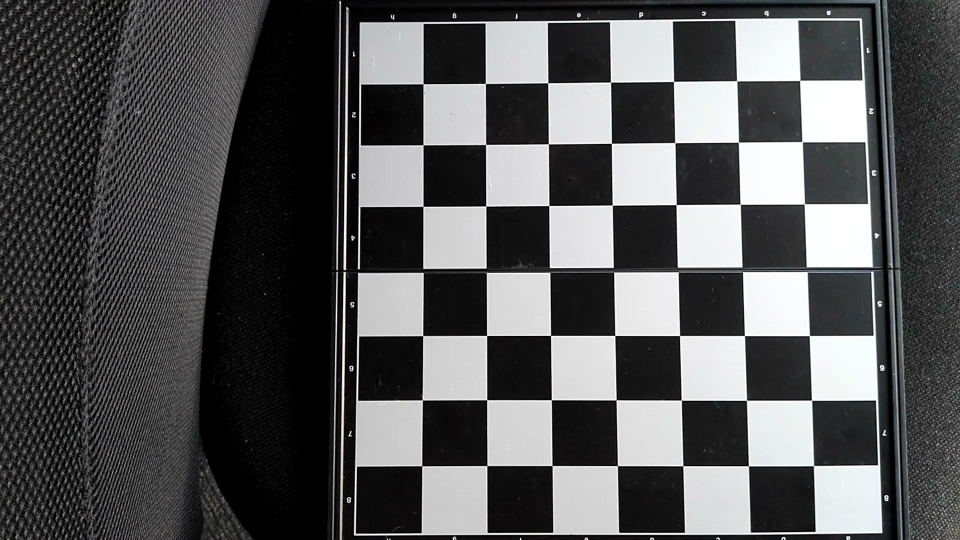
%> input picture Code/image/second/00.JPG, 1920 x 1080 px (shown at 1/2 size)
$ octave test_picture.m   (GNU Octave 9; MATLAB toolbox functions it lacks are replaced by stand-ins)
%> lines starting %> are read from the running program, lines starting %| are printed output that depends on the picture
### Code/get_location.m
function [loc_y,loc_x]=get_location(I)
%clc;clear;
%I=imread('image\test\original.jpg');
for i=1:3
    I(:,:,i)=medfilt2(I(:,:,i),[7,7]);
end
I=rgb2gray(I);
I=im2double(I);
loc_x=[];
loc_y=[];
C = corner(I,400);
[height,width]=size(I);
corner_image=zeros(height,width);
%hold on
corners_record=[];
for i = 1: size(C,1)
    radius = 30;
    if C(i,2) < radius+1 || C(i,2)>size(I,1)-radius || C(i,1) < radius+1 || C(i,1) >size(I,2)-radius
        continue;
    end
    up_left = sum(sum(I(C(i,2)-radius:C(i,2),C(i,1)-radius:C(i,1))));
    up_right = sum(sum(I(C(i,2):C(i,2)+radius,C(i,1)-radius:C(i,1))));
    lo_left = sum(sum(I(C(i,2)-radius:C(i,2),C(i,1):C(i,1)+radius)));
    lo_right = sum(sum(I(C(i,2):C(i,2)+radius,C(i,1):C(i,1)+radius)));
    Corner_Haar(i) = up_left+lo_right-up_right-lo_left;
    if abs(Corner_Haar(i))>800
        %plot(C(i,1),C(i,2),'* g');
        corners_record=[corners_record;C(i,1),C(i,2)];
    end
end
%find the left_top
xy_total=corners_record(:,2)+corners_record(:,1);
left_top_index= find(  xy_total==min(xy_total));
left_top=corners_record( left_top_index,:);
%find the left_bottom
xy_total=height-corners_record(:,2)+corners_record(:,1);
left_bottom_index= find(  xy_total==min(xy_total));
left_bottom=corners_record( left_bottom_index,:);
%find the right_top
xy_total=corners_record(:,2)+width-corners_record(:,1);
right_top_index= find(  xy_total==min(xy_total));
right_top=corners_record( right_top_index,:);
%find the right_bottom
xy_total=height-corners_record(:,2)+width-corners_record(:,1);
right_bottom_index= find(  xy_total==min(xy_total));
right_bottom=corners_record( right_bottom_index,:);

% [6 lines of commented-out code are left out]
width_each_block=(right_bottom(1,1)-left_bottom(1,1))/6;
% [5 lines of commented-out code are left out]
new_x=round(left_top(1,1)-(right_bottom(1,1)- left_top(1,1))/6);
new_y=round(left_top(1,2)-(right_bottom(1,2)- left_top(1,2))/6);
loc_x=[loc_x,new_x];
loc_y=[loc_y,new_y];
%plot(new_x,new_y,'* g');
for j=0:6
    new_x=round( j/6*right_bottom(1,1)+((6-j)/6)* left_top(1,1));
    new_y=round( j/6*right_bottom(1,2)+((6-j)/6)* left_top(1,2));
    loc_x=[loc_x, new_x];
    loc_y=[loc_y, new_y];
    %plot(new_x,new_y,'* g');
end


% [4 lines of commented-out code are left out]


end

### Code/show_move.m
function occupy=show_move(I,x_loc , y_loc)
    %clc;clear;
    %I = imread('..\pic\white_move.jpg');
    I1=rgb2gray(I);
    %x_loc=[294,384,474,564,654,744,834,924];
    %y_loc=[111,201,291,379,469,561,650,740];

    x_diff=(x_loc(8)-x_loc(1))/7;
    y_diff=(y_loc(8)-y_loc(1))/7;
    %threshold
    th=50;
    high_ratio=0.7;
    low_ratio=0.2;
    %occupy shows whether there is a piece on the node
    occupy=zeros(8,8);
    for x=1:8
        for y=1:8
            if max(max(I1(x_loc(x)+round(x_diff*low_ratio):x_loc(x)+round(x_diff*high_ratio),...
                    y_loc(y)+round(y_diff*low_ratio):y_loc(y)+round(y_diff*high_ratio))))-...
                    min(min(I1(x_loc(x)+round(x_diff*low_ratio):x_loc(x)+round(x_diff*high_ratio),...
                    y_loc(y)+round(y_diff*low_ratio):y_loc(y)+round(y_diff*high_ratio))))>th
                I(x_loc(x)+round(x_diff*low_ratio):x_loc(x)+round(x_diff*high_ratio),...
                    y_loc(y)+round(y_diff*low_ratio):y_loc(y)+round(y_diff*high_ratio),3)=255;
                I(x_loc(x)+round(x_diff*low_ratio):x_loc(x)+round(x_diff*high_ratio),...
                    y_loc(y)+round(y_diff*low_ratio):y_loc(y)+round(y_diff*high_ratio),2)=5;
                occupy(x,y)=1;
            end
        end
    end
    %imshow(I)
end

### Code/DrawBoard.m
function [ Board ] = DrawBoard
Board = zeros(640,640,3);
for i = 1:8
    for j = 1:8
        s = i+j;
        if mod(s,2) == 0
            Board((i-1)*80+1:i*80,(j-1)*80+1:j*80,:) = 1;
        end
    end
end

end

### Code/Initialize.m
function [ Board,Player ] = Initialize
Board = zeros(8,8);

Board(2,:) = 6;
Board(7,:) = 6;

Board(1:7:8,1:7:8) = 1;

Board(1:7:8,2:5:7) = 2;

Board(1:7:8,3:3:6) = 3;

Board(1,4) = 4;
Board(8,5) = 4;

Board(1,5) = 5;
Board(8,4) = 5;
Player = zeros(8,8);
Player(1:2,:) = 1;
Player(7:8,:) = 2;
end

### Code/ReadChess.m
function [ Chess ] = ReadChess
addpath('pieces\');
Chess = zeros(80,40,6);
for i = 1:6
    name = [num2str(i) '.png'];
    im = imread(name);
    im = rgb2gray(im);
    Chess(:,:,i) = im;
end
Chess = Chess./255;
end

### Code/test_picture.m
clc;clear;
%%%%%%%%%%%%%%%%%%%%%%%%%%%%%%%%%%%%%%%%
%%%%%%%%%%describe the board%%%%%%%%%%%%
%%%%%%%%%%%%%%%%%%%%%%%%%%%%%%%%%%%%%%%%
board=cell(8,8);
board{1,1}='h1';board{1,2}='g1';board{1,3}='f1';board{1,4}='e1';board{1,5}='d1';board{1,6}='c1';board{1,7}='b1';board{1,8}='a1';
board{2,1}='h2';board{2,2}='g2';board{2,3}='f2';board{2,4}='e2';board{2,5}='d2';board{2,6}='c2';board{2,7}='b2';board{2,8}='a2';
board{3,1}='h3';board{3,2}='g3';board{3,3}='f3';board{3,4}='e3';board{3,5}='d3';board{3,6}='c3';board{3,7}='b3';board{3,8}='a3';
board{4,1}='h4';board{4,2}='g4';board{4,3}='f4';board{4,4}='e4';board{4,5}='d4';board{4,6}='c4';board{4,7}='b4';board{4,8}='a4';
board{5,1}='h5';board{5,2}='g5';board{5,3}='f5';board{5,4}='e5';board{5,5}='d5';board{5,6}='c5';board{5,7}='b5';board{5,8}='a5';
board{6,1}='h6';board{6,2}='g6';board{6,3}='f6';board{6,4}='e6';board{6,5}='d6';board{6,6}='c6';board{6,7}='b6';board{6,8}='a6';
board{7,1}='h7';board{7,2}='g7';board{7,3}='f7';board{7,4}='e7';board{7,5}='d7';board{7,6}='c7';board{7,7}='b7';board{7,8}='a7';
board{8,1}='h8';board{8,2}='g8';board{8,3}='f8';board{8,4}='e8';board{8,5}='d8';board{8,6}='c8';board{8,7}='b8';board{8,8}='a8';
%%%%%%%%%%%%%%%%%%%%%%%%%%%%%%%%%%%%%%%%%
eat_flag=0;
flag_x=0;
flag_y=0;
move_matrix=[];
image=imread('image\second\00.jpg');
%> image is the input picture: size 1080x1920x3 uint8; mean R, G, B 85.5, 86.2, 86.7
for i=1:3
    image(:,:,i)=medfilt2(image(:,:,i),[7,7]);
end
[loc_x,loc_y]=get_location(image);
%> in get_location, `C = corner(I,400);`: C = 377 rows, first 12: [975 796; 980 801; 1697 1079; 1097 172; 1104 797; 1092 168; 975 806; 1359 801; 970 801; 690 536; 845 938; 1100 801]
%> the loop in get_location, `for i = 1: size(C,1)` made 377 passes
%> (up_left, up_right, lo_left, lo_right, corners_record) on passes 1, 2, 4, 5, 6, 7: (793.6, 211.4, 73.53, 673, [975 796]), (674.3, 211, 76.14, 792.6, [975 796; 980 801]), (712.2, 108.8, 247.1, 832.8, [975 796; 980 801; 1097 172]), (79.35, 710.7, 814.9, 197.9, [975 796; 980 801; 1097 172; 1104 797]), (806.5, 97.58, 263, 716.7, [975 796; 980 801; 1097 172; 1104 797; 1092 168]), (674.9, 73.95, 211.1, 790.5, [975 796; 980 801; 1097 172; 1104 797; 1092 168; 975 806])
%> (up_left, up_right, lo_left, lo_right) on passes 8 to 13: (98.76, 834.7, 757.1, 275.3), (793.3, 76.96, 211.5, 670.8), (156.6, 117.1, 181.6, 149.5), (639.6, 60.29, 195.5, 759.6), (77.59, 806.3, 715, 199.1), (311.4, 889.8, 590.3, 123)
%> after the loop in get_location, `for i = 1: size(C,1)`: Corner_Haar = 377 values, max 1376.8 at index 196, min -1315.5 at index 70, mean -7.29; corners_record = 183 rows, first 12: [975 796; 980 801; 1097 172; 1104 797; 1092 168; 975 806; 1359 801; 970 801; 845 938; 1100 801; 1358 550; 969 537]
%> in get_location, `xy_total=corners_record(:,2)+corners_record(:,1);`: xy_total = 183 values, max 2565 at index 175, min 1012 at index 138, mean 1776.7
%> in get_location, `left_top_index= find(  xy_total==min(xy_total));`: left_top_index = 138
%> in get_location, `left_top=corners_record( left_top_index,:);`: left_top = [843 169]
%> in get_location, `xy_total=height-corners_record(:,2)+corners_record(:,1);`: xy_total = 183 values, max 2524 at index 118, min 987 at index 9, mean 1774.5
%> in get_location, `left_bottom_index= find(  xy_total==min(xy_total));`: left_bottom_index = [9; 14]
%> in get_location, `left_bottom=corners_record( left_bottom_index,:);`: left_bottom = [845 938; 840 933]
%> in get_location, `xy_total=corners_record(:,2)+width-corners_record(:,1);`: xy_total = 183 values, max 2013 at index 9, min 476 at index 118, mean 1225.5
%> in get_location, `right_top_index= find(  xy_total==min(xy_total));`: right_top_index = [118; 176]
%> in get_location, `right_top=corners_record( right_top_index,:);`: right_top = [1606 162; 1602 158]
%> in get_location, `xy_total=height-corners_record(:,2)+width-corners_record(:,1);`: xy_total = 183 values, max 1988 at index 138, min 435 at index 175, mean 1223.3
%> in get_location, `right_bottom_index= find(  xy_total==min(xy_total));`: right_bottom_index = [175; 179]
%> in get_location, `right_bottom=corners_record( right_bottom_index,:);`: right_bottom = [1628 937; 1633 932]
%> in get_location, `width_each_block=(right_bottom(1,1)-left_bottom(1,1))/6;`: width_each_block = 130.5
%> in get_location, `new_x=round(left_top(1,1)-(right_bottom(1,1)- left_top(1,1))/6);`: new_x = 712
%> in get_location, `new_y=round(left_top(1,2)-(right_bottom(1,2)- left_top(1,2))/6);`: new_y = 41
%> in get_location, `loc_x=[loc_x,new_x];`: loc_x = 712
%> in get_location, `loc_y=[loc_y,new_y];`: loc_y = 41
%> the loop in get_location, `for j=0:6` made 7 passes
%> (new_x, new_y, loc_x, loc_y) on passes 1 to 7: (843, 169, [712 843], [41 169]), (974, 297, [712 843 974], [41 169 297]), (1105, 425, [712 843 974 1105], [41 169 297 425]), (1236, 553, [712 843 974 1105 1236], [41 169 297 425 553]), (1366, 681, [712 843 974 1105 1236 1366], [41 169 297 425 553 681]), (1497, 809, [712 843 974 1105 1236 1366 1497], [41 169 297 425 553 681 809]), (1628, 937, [712 843 974 1105 1236 1366 1497 1628], [41 169 297 425 553 681 809 937])
%> loc_x = [41 169 297 425 553 681 809 937]; loc_y = [712 843 974 1105 1236 1366 1497 1628]
pre_occupy=[];

%test1_image=imread('image\test\white_move.jpg');
%test2_image=imread('image\test\black_move.jpg');
test1_image=imread('image\second\01.jpg');
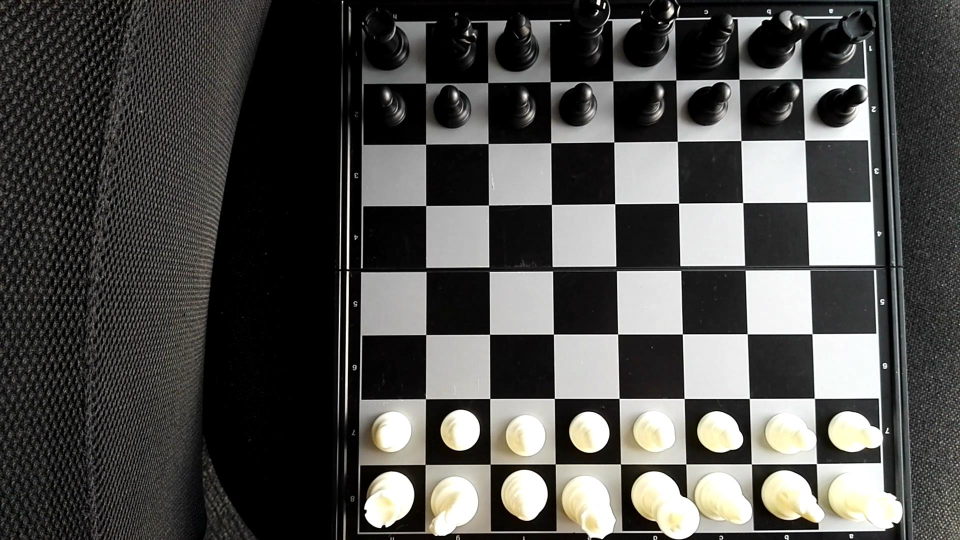
%> input picture Code/image/second/01.JPG, 1920 x 1080 px (shown at 1/2 size)
%> test1_image is the input picture: size 1080x1920x3 uint8; mean R, G, B 77.7, 77.3, 74.9
for i=1:3
    test1_image(:,:,i)=medfilt2(test1_image(:,:,i),[7,7]);
end
pre_occupy=show_move(test1_image,loc_x,loc_y);
%> in show_move, `I1=rgb2gray(I);`:
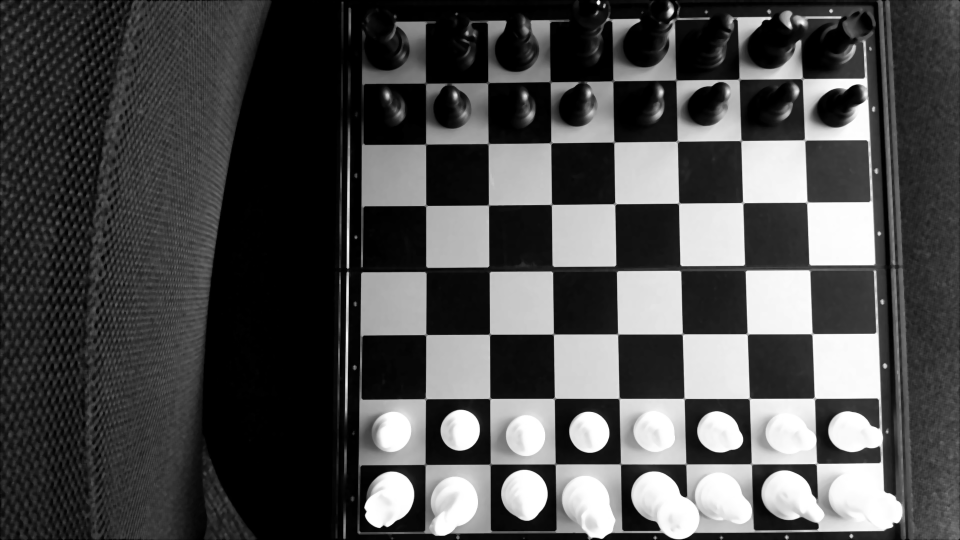
%> I1: size 1080x1920 uint8 (shown at 1/2 size); min 0, max 255, mean 76.1
%> in show_move, `x_diff=(x_loc(8)-x_loc(1))/7;`: x_diff = 128
%> in show_move, `y_diff=(y_loc(8)-y_loc(1))/7;`: y_diff = 130.9
%> after the loop in show_move, `for x=1:8`:
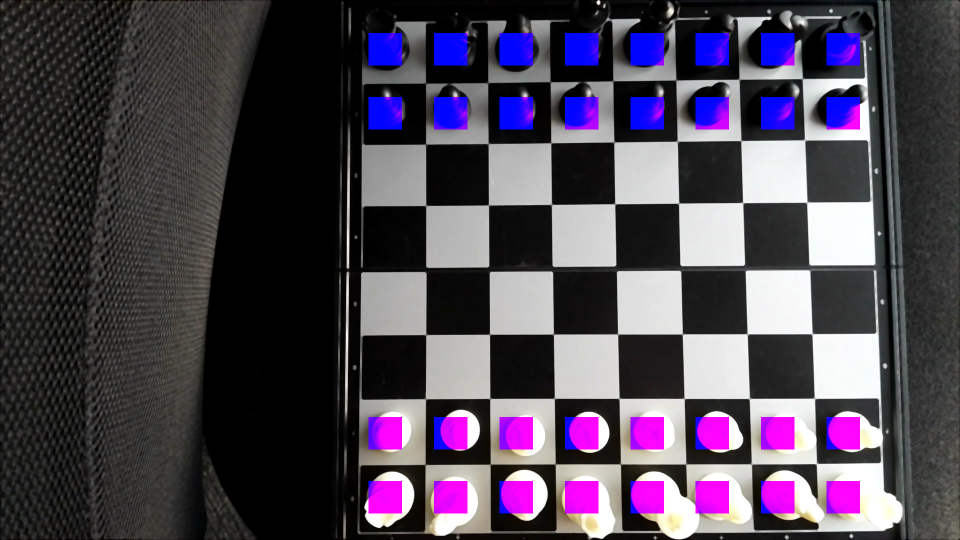
%> I: size 1080x1920x3 uint8 (shown at 1/2 size); mean R, G, B 76.6, 68.1, 83.5
%> after the loop in show_move, `for x=1:8`: occupy = [1 1 1 1 1 1 1 1; 1 1 1 1 1 1 1 1; 0 0 0 0 0 0 0 0; 0 0 0 0 0 0 0 0; 0 0 0 0 0 0 0 0; 0 0 0 0 0 0 0 0; 1 1 1 1 1 1 1 1; 1 1 1 1 1 1 1 1]
%> pre_occupy has the same summary as occupy in show_move
whole_image=dir('image\second');   %get the whole pic
[Board,Player] = Initialize();
Basic = DrawBoard();
%> the run ends on the next line
Chess = ReadChess();
